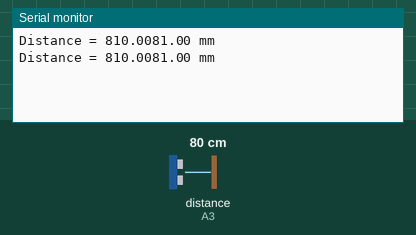
Simulated run of this sketch. Board: Teensy 3. Shown: the last lines printed to the serial monitor. The test bench sets the inputs (shaded band); at power-on: distance to the obstacle (sensor on A3) 80 cm. The echo pulse lasts 58.3 µs per cm.

Above: at 1.8 s.
1.9 s: distance to the obstacle (sensor on A3) set to 2 cm
At 2.8 s:
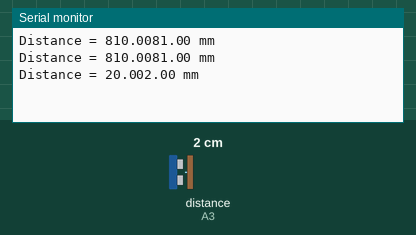
3.4 s: distance to the obstacle (sensor on A3) set to 4 cm
At 4.8 s:
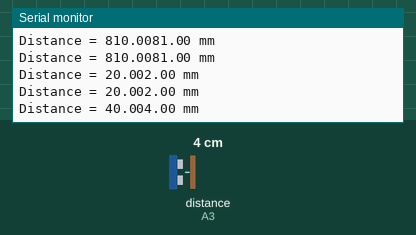
Timing chart, 0 to 6.4 s (numbered marks = the images above; inputs shaded):
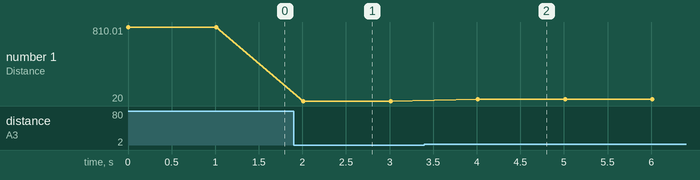

Measured:
- after the input at 1.9 s, the serial monitor: prints a new line after 0.11 s (image 1)
- after the input at 3.4 s, the serial monitor: prints a new line after 0.61 s (image 2)
- plotted number 1: 810.01 → 20 after the input at 1.9 s, 20 → 40 after the input at 3.4 s

The sketch:

ultra.ino
```cpp
// This uses Serial Monitor to display Range Finder distance readings

// Include NewPing Library
#include "NewPing.h"

// Hook up HC-SR04 with Trig to Arduino Pin 9, Echo to Arduino pin 10
#define TRIGGER_PIN 16
#define ECHO_PIN 17

// Maximum distance we want to ping for (in centimeters).
#define MAX_DISTANCE 400

// NewPing setup of pins and maximum distance.
NewPing sonar(TRIGGER_PIN, ECHO_PIN, MAX_DISTANCE);
float duration, distance;

void setup()
{
	Serial.begin(115200);
}

void loop()
{
	// Send ping, get distance in cm
	distance = sonar.ping_cm();

	// Send results to Serial Monitor
	Serial.print("Distance = ");
  Serial.print(distance*10);


		Serial.print(distance);
		Serial.println(" mm");
	delay(1000);
}
```
